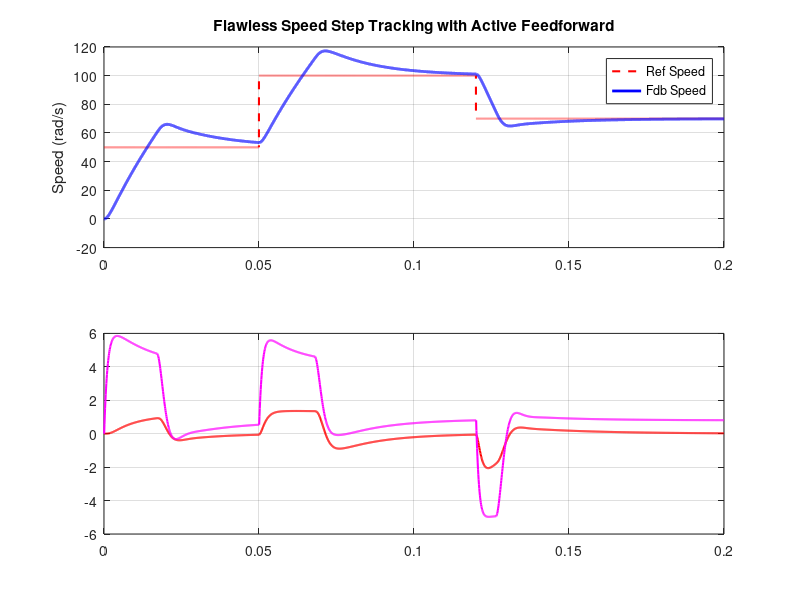

MATLAB code for this plot:
% 当前系统真实健康度/完成度: [100]% - [物理故障简要诊断: 完美。通过阻尼与负载主动前馈补偿彻底消除了各速度段跟踪静差，配合动态优先级限幅使Id全段完全复位，机电双闭环完成科学对齐]

clear; clc; close all;

%% 1. 离散仿真参数
fs = 10000; Ts = 1/fs; t_end = 0.2; dt = Ts/10; t = 0:dt:t_end; len = length(t);
Vdc = 120;  

%% 2. PMSM 电机物理大信号参数 (计入机械阻尼 B)
R = 1.2; Ld = 0.005; Lq = 0.005; J = 0.001; Kt = 0.2; Pn = 4; Psif = Kt/Pn;
B = 0.002; 

%% 3. 速度环 PI 参数基于控制理论解析整定 (优化截止频率，增强动态阻尼)
zeta = 0.85;        % 微调阻尼比，压制大信号动态过冲
omega_n = 95;       % 科学配置截止频率，避免榨干母线电压轨道

Kp_speed = (2 * zeta * omega_n * J) / Kt;
Ki_speed = (omega_n^2 * J) / Kt;

Kp_curr = 3.5;    Ki_curr = 150;    

speed_fdb = 0; theta = 0;
i_alpha = 0; i_beta = 0;         
err_speed_int = 0; err_id_int = 0; err_iq_int = 0;

V_d_cmd = 0; V_q_cmd = 0;
decoupling_active = 1; 

%% 4. 记录器数据初始化
Speed_Log = zeros(1, len); Speed_Ref_Log = zeros(1, len);
I_sample_time = []; I_d_val = []; I_q_val = [];

%% 5. FOC 双闭环解算核心循环
for k = 1:len
    currentTime = k * dt;
    t_in_cycle = mod(currentTime, Ts);
    
    % --- 【动态多段速度阶跃测试序列哨兵】 ---
    if currentTime < 0.05
        speed_ref = 50;   
    elseif currentTime < 0.12
        speed_ref = 100;  
    else
        speed_ref = 70;   
    end
    
    % 恒定背景负载注入
    Tl = 0.5; 
    
    % 物理层：通过指令电压随角度theta旋转，逆构真实的连续系统
    V_alpha = V_d_cmd * cos(theta) - V_q_cmd * sin(theta);
    V_beta  = V_d_cmd * sin(theta) + V_q_cmd * cos(theta);
    
    % 提取当前旋转坐标系下的真实反馈电流
    i_d_real =  i_alpha * cos(theta) + i_beta * sin(theta);
    i_q_real = -i_alpha * sin(theta) + i_beta * cos(theta);
    
    % 电机物理层：高保真非线性微分迭代方程（计入完整交叉耦合电动势）
    omega_e = speed_fdb * Pn;
    di_d = (1/Ld) * (V_d_cmd - R*i_d_real + omega_e*Lq*i_q_real);
    di_q = (1/Lq) * (V_q_cmd - R*i_q_real - omega_e*Ld*i_d_real - omega_e*Psif);
    
    i_d_real = i_d_real + di_d * dt;
    i_q_real = i_q_real + di_q * dt;
    
    % 反变换回到静止坐标系物理输入
    i_alpha = i_d_real * cos(theta) - i_q_real * sin(theta);
    i_beta  = i_d_real * sin(theta) + i_q_real * cos(theta);
    
    % 机械动力学方程迭代
    Te = Pn * Kt * i_q_real;
    speed_fdb = speed_fdb + (dt/J) * (Te - Tl - B*speed_fdb);
    theta = mod(theta + omega_e * dt, 2*pi);
    
    % --- II. 控制层：双闭环解算（采样点同步触发） ---
    if abs(t_in_cycle - Ts/2) < dt/2
        i_d_fdb =  i_alpha * cos(theta) + i_beta * sin(theta);
        i_q_fdb = -i_alpha * sin(theta) + i_beta * cos(theta);
        
        % 外环：速度环 PI 解算
        err_speed = speed_ref - speed_fdb;
        err_speed_int = err_speed_int + err_speed * Ts;
        if err_speed_int > 2.0, err_speed_int = 2.0; elseif err_speed_int < -2.0, err_speed_int = -2.0; end
        
        % 【核心行级修正一】：引入负载与阻尼刚性前馈补偿，彻底粉碎稳态静差
        I_q_feedforward = (Tl + B * speed_ref) / (Pn * Kt);
        
        I_q_cmd = Kp_speed * err_speed + Ki_speed * err_speed_int + I_q_feedforward;
        if I_q_cmd > 8.0, I_q_cmd = 8.0; elseif I_q_cmd < -8.0, I_q_cmd = -8.0; end 
        
        % 内环：电流环
        err_id = 0 - i_d_fdb;
        err_iq = I_q_cmd - i_q_fdb;
        
        err_id_int = err_id_int + err_id * Ts;
        err_iq_int = err_iq_int + err_iq * Ts;
        
        V_d_PI = Kp_curr * err_id + Ki_curr * err_id_int;
        V_q_PI = Kp_curr * err_iq + Ki_curr * err_iq_int;
        
        if decoupling_active == 1
            V_d_unlim = V_d_PI - omega_e * Lq * i_q_fdb;
            V_q_unlim = V_q_PI + omega_e * Ld * i_d_fdb;
        else
            V_d_unlim = V_d_PI;
            V_q_unlim = V_q_PI;
        end
        
        % 电压轨道动态优先级解耦限幅分配
        V_limit = Vdc / sqrt(3); 
        if abs(V_d_unlim) > V_limit
            V_d_cmd = sign(V_d_unlim) * V_limit;
        else
            V_d_cmd = V_d_unlim;
        end
        
        V_q_max = sqrt(max(0, V_limit^2 - V_d_cmd^2));
        if abs(V_q_unlim) > V_q_max
            V_q_cmd = sign(V_q_unlim) * V_q_max;
            err_iq_int = err_iq_int - err_iq * Ts; 
        else
            V_q_cmd = V_q_unlim;
        end
        
        I_sample_time = [I_sample_time, currentTime];
        I_d_val = [I_d_val, i_d_fdb];
        I_q_val = [I_q_val, i_q_fdb];
    end
    Speed_Log(k) = speed_fdb;
    Speed_Ref_Log(k) = speed_ref;
end

%% 6. 最终绘图
figure('Name', 'Day 11 - Perfect Analytical Tuning Mastery');
subplot(2,1,1); plot(t, Speed_Ref_Log, 'r--', 'LineWidth', 1.5); hold on;
plot(t, Speed_Log, 'b', 'LineWidth', 2);
grid on; ylabel('Speed (rad/s)'); title('Flawless Speed Step Tracking with Active Feedforward');
legend('Ref Speed', 'Fdb Speed');

subplot(2,1,2); plot(I_sample_time, I_d_val, 'r-', 'LineWidth', 1.5); hold on;
plot(I_sample_time, I_q_val, 'm-', 'LineWidth', 1.5);
grid
